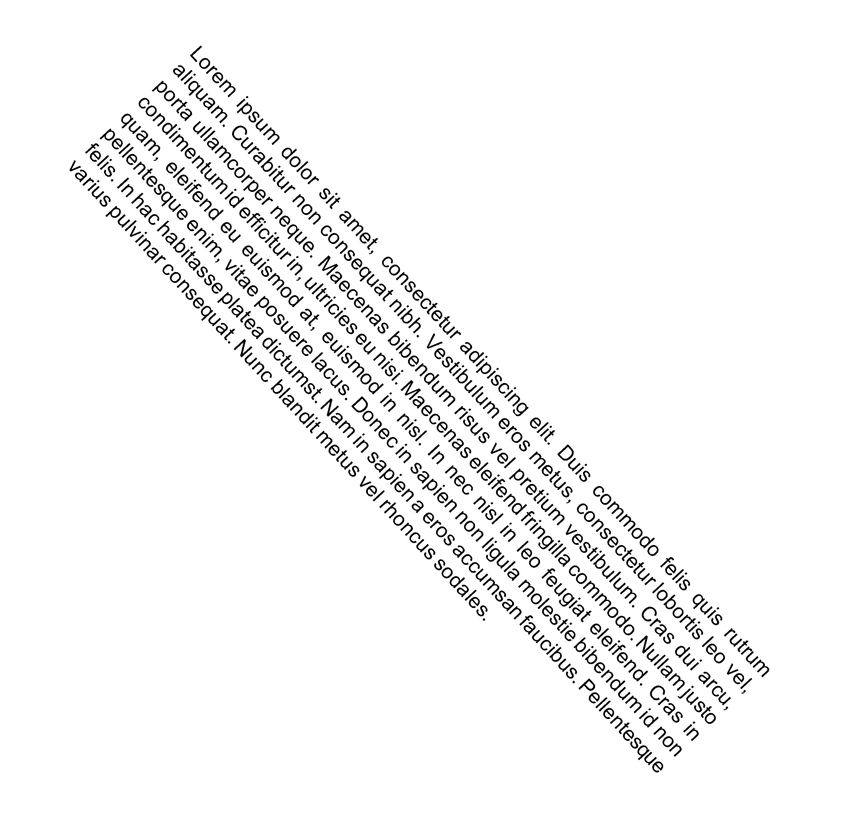
#> input picture Fixing Text Skewness/data/test_1.png, 850 x 830 px, shrunk from 1439 x 1406 before the run
$ python fix_text_skew.py --image data/test_1.png   (older library calls are emulated)
#> lines starting #> are read from the running program, lines starting #| are printed output that depends on the picture; after the words box and inside, x2 and y2 are one past the last pixel; in counts of white or black regions, pixels touching at a corner belong together
import cv2
import argparse
import numpy as np

ap = argparse.ArgumentParser()
ap.add_argument("-i", "--image", required=True, help="Path of image")
ap.add_argument("-s", "--show", help="If true result will be shown or false")
args = vars(ap.parse_args())

show = True if args["show"] == "true" else False
image = cv2.imread(args["image"])
#> image is the input picture: shape (830, 850, 3); min 0, max 255, mean 245.3
gray = cv2.cvtColor(image, cv2.COLOR_BGR2GRAY)

grad_x = cv2.Sobel(gray, ddepth=cv2.CV_64F, dx=1, dy=0, ksize=-1)
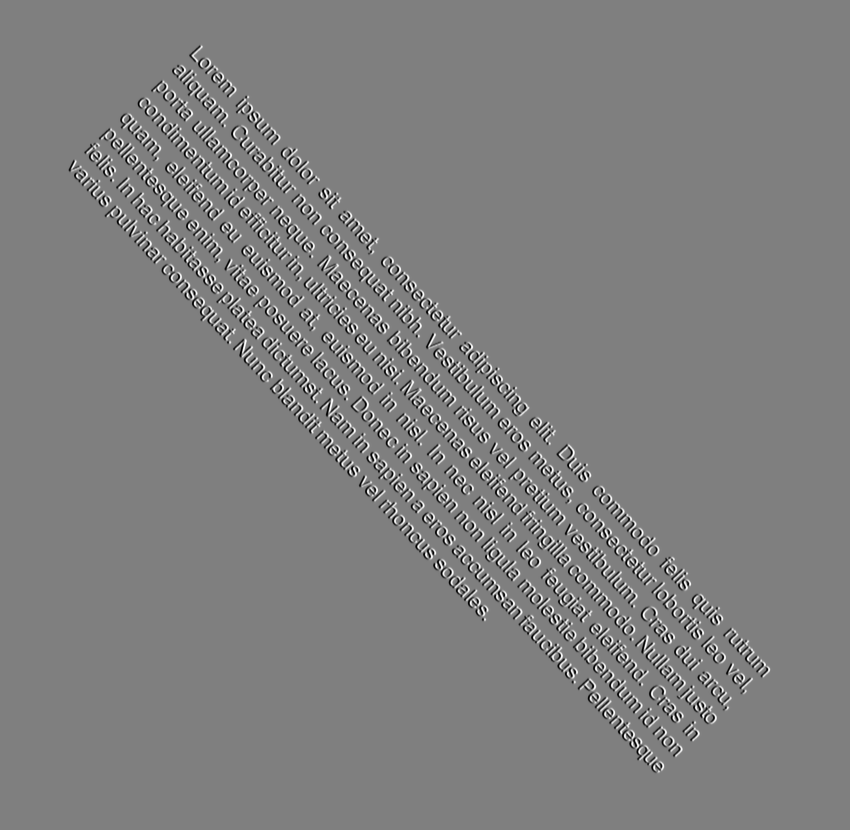
#> grad_x: shape (830, 850) float64; min -4080, max 4074, mean 0; drawn with min black and max white
gradient = cv2.convertScaleAbs(grad_x)
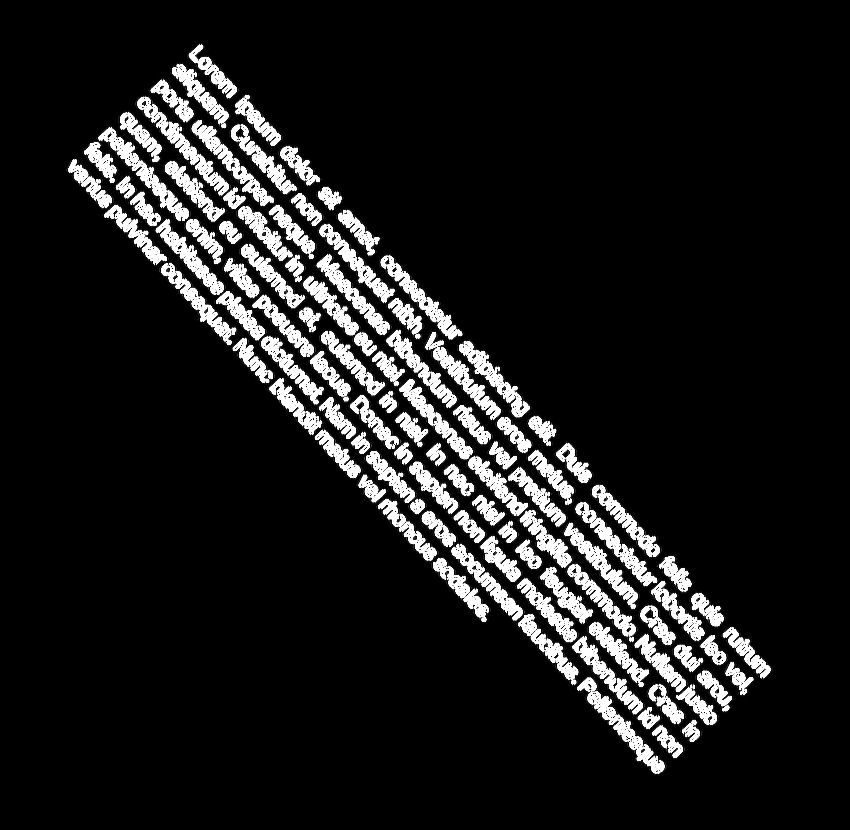
#> gradient: shape (830, 850); min 0, max 255, mean 27.8

kernel = np.ones((5, 5))
dilation = cv2.dilate(gradient, kernel, iterations=5)
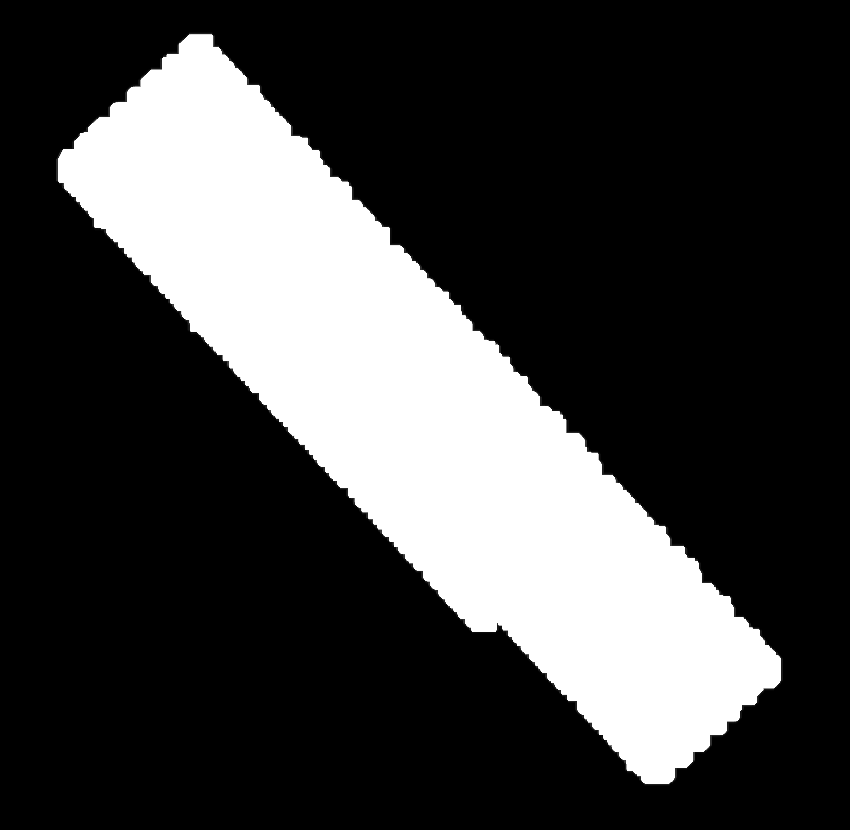
#> dilation: shape (830, 850); min 0, max 255, mean 63.7

contours, _ = cv2.findContours(dilation, cv2.RETR_EXTERNAL, cv2.CHAIN_APPROX_SIMPLE)
#> contours = 1 contour; box (x1, y1, x2, y2) and area: (56, 32, 783, 786) 179660

if len(contours) != 1:
    raise Exception("Bad process")

angle = cv2.minAreaRect(contours[0])[-1]
#> angle = -42.69
angle = 90 + angle if angle < -40 else angle
#> angle = 47.31

M = cv2.moments(contours[0])
#> M = moments, m00 179660.5, centre m10/m00, m01/m00 = (413.6, 408.6)
center_x = int(M["m10"] / M["m00"])
#> center_x = 413
center_y = int(M["m01"] / M["m00"])
#> center_y = 408

h, w = image.shape[:2]
#> h = 830; w = 850
M = cv2.getRotationMatrix2D((center_x, center_y), angle, 1.0)
#> M = [[0.678, 0.735, -166.9], [-0.735, 0.678, 435]]
rotated = cv2.warpAffine(image, M, (w, h), flags=cv2.INTER_CUBIC, borderMode=cv2.BORDER_REPLICATE)
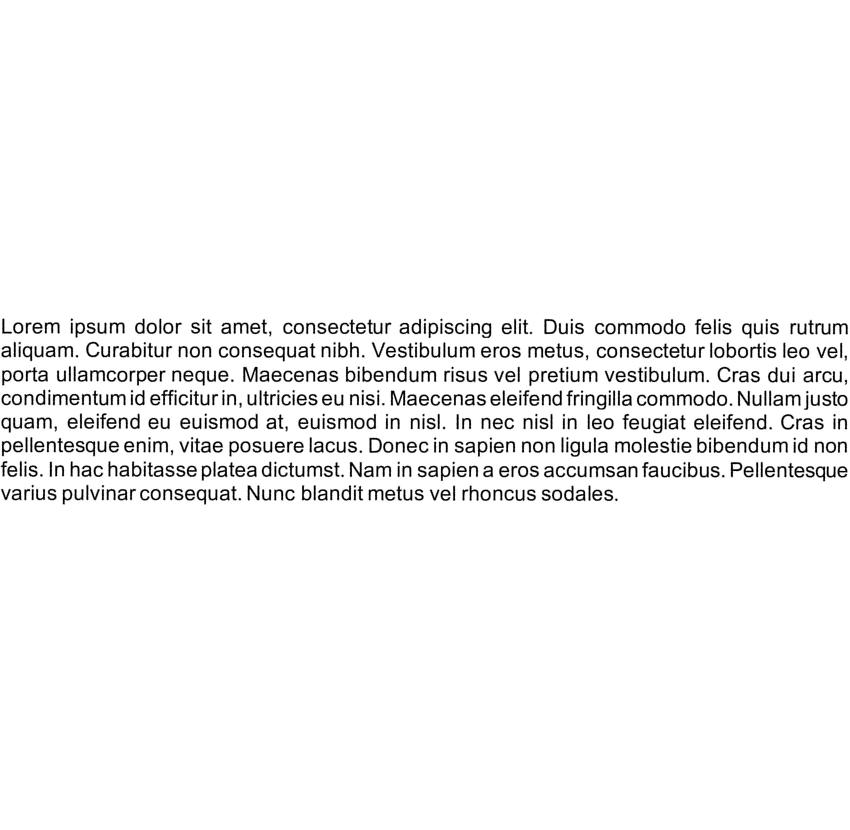
#> rotated: shape (830, 850, 3); min 0, max 255, mean 245.2

if show:
    cv2.imshow("test", rotated)
    cv2.waitKey(0)

cv2.imwrite(args["image"].split(".")[0] + "_res.png", rotated)

$ run again, on Fixing Text Skewness/data/test_3.png
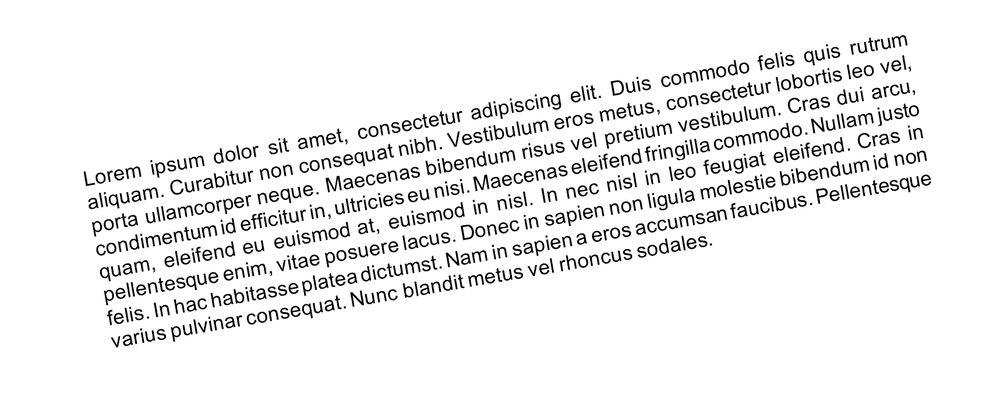
#> input picture Fixing Text Skewness/data/test_3.png, 1000 x 418 px, shrunk from 1717 x 718 before the run
#> image is the input picture: shape (418, 1000, 3); min 0, max 255, mean 239.1
#> `dilation = cv2.dilate(gradient, kernel, iterations=5)`:
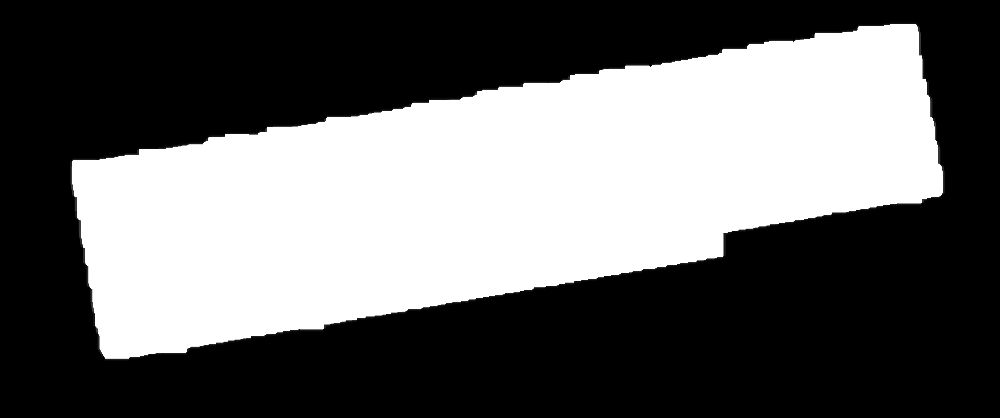
#> dilation: shape (418, 1000); min 0, max 255, mean 102.6
#> contours = 1 contour; box (x1, y1, x2, y2) and area: (70, 21, 945, 361) 171679
#> angle = -9.73
#> `M = cv2.moments(contours[0])`: M = moments, m00 171679, centre m10/m00, m01/m00 = (498.9, 189.3)
#> center_x = 498
#> center_y = 189
#> `M = cv2.getRotationMatrix2D((center_x, center_y), angle, 1.0)`: M = [[0.986, -0.169, 39.09], [0.169, 0.986, -81.43]]
#> `rotated = cv2.warpAffine(image, M, (w, h), flags=cv2.INTER_CUBIC, bord..`:
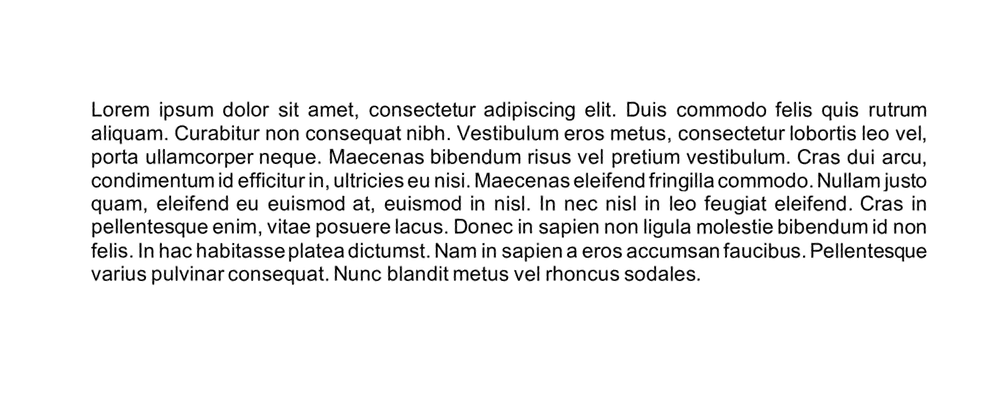
#> rotated: shape (418, 1000, 3); min 0, max 255, mean 238.7
